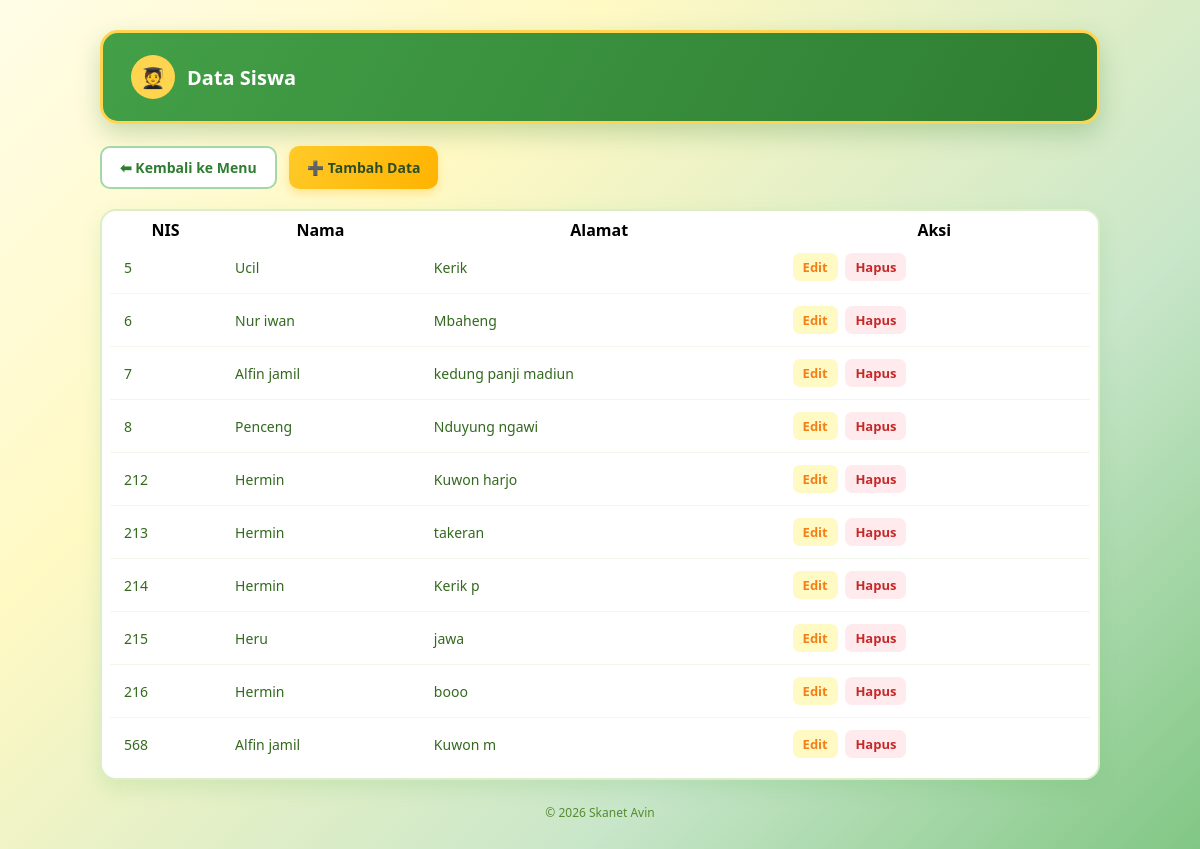
The app's page /siswa/index.php with its own data.
### tables this page shows
CREATE TABLE `siswa` (
  `nis` int(11) NOT NULL,
  `nama` varchar(50) NOT NULL,
  `alamat` varchar(50) NOT NULL
);

### siswa/index.php (the view, shortened to what this page needs)
<?php
include "../koneksi.php";
$query = mysqli_query($koneksi, "SELECT * FROM siswa");
?>
<!DOCTYPE html>
<html lang="id">
<head>
</head>
<body>
<div class="container">
    <div class="topbar">
        <div class="brand">
            <div class="badge">🧑‍🎓</div>
            <h1>Data Siswa</h1>
        </div>
    </div>
    <div class="actions-bar">
        <a href="../index.php" class="btn-link btn-back">⬅ Kembali ke Menu</a>
        <a href="tambah.php" class="btn-link btn-add">➕ Tambah Data</a>
    </div>
    <div class="card">
        <table>
            <tr><th>NIS</th><th>Nama</th><th>Alamat</th><th>Aksi</th></tr>
            <?php while ($data = mysqli_fetch_assoc($query)): ?>
            <tr>
                <td><?php echo htmlspecialchars($data['nis']); ?></td>
                <td><?php echo htmlspecialchars($data['nama']); ?></td>
                <td><?php echo htmlspecialchars($data['alamat']); ?></td>
                <td>
                    <a href="edit.php?nis=<?php echo urlencode($data['nis']); ?>" class="action-link action-edit">Edit</a>
                    <a href="hapus.php?nis=<?php echo urlencode($data['nis']); ?>" class="action-link action-hapus" onclick="return confirm('Yakin mau hapus data ini?')">Hapus</a>
                </td>
            </tr>
            <?php endwhile; ?>
        </table>
    </div>
    <footer>&copy; <?php echo date("Y"); ?> Skanet Avin</footer>
</div>
</body>
</html>

### siswa/index.php (style rules this page uses)
* { margin:0; padding:0; box-sizing:border-box; font-family:'Segoe UI', Tahoma, Geneva, Verdana, sans-serif; }
body { min-height:100vh; background: linear-gradient(135deg, #fffde7 0%, #fff9c4 30%, #c8e6c9 70%, #81c784 100%); background-attachment: fixed; padding: 30px 16px; }
.container { max-width: 1000px; margin: 0 auto; }
.topbar { background: linear-gradient(120deg, #43a047, #2e7d32); border-radius: 18px; padding: 22px 28px; display:flex; justify-content: space-between; align-items:center; flex-wrap: wrap; gap: 12px; box-shadow: 0 10px 25px rgba(46,125,50,0.25); margin-bottom: 22px; border: 3px solid #ffd54f; }
.topbar .brand { display:flex; align-items:center; gap:12px; }
.topbar .brand .badge { width:44px; height:44px; background:#ffd54f; border-radius:50%; display:flex; align-items:center; justify-content:center; font-size:20px; }
.topbar h1 { color:#fff; font-size:20px; font-weight:700; }
.actions-bar { display:flex; gap:12px; flex-wrap: wrap; margin-bottom: 20px; }
.btn-link { display:inline-flex; align-items:center; gap:6px; padding: 10px 18px; border-radius: 10px; text-decoration:none; font-weight:600; font-size: 14px; transition: transform 0.15s ease, box-shadow 0.15s ease; }
.btn-back { background:#ffffff; color:#2e7d32; border: 2px solid #a5d6a7; }
.btn-add { background: linear-gradient(120deg, #ffca28, #ffb300); color:#2e4d24; box-shadow: 0 4px 10px rgba(255,179,0,0.3); }
.card { background:#ffffff; border-radius: 16px; padding: 8px; box-shadow: 0 8px 20px rgba(76,175,80,0.15); border: 2px solid #dcedc8; overflow-x:auto; }
table { width:100%; border-collapse: collapse; }
tbody td { padding: 12px 14px; border-bottom: 1px solid #f1f8e9; font-size: 14px; color:#33691e; }
tbody tr:last-child td { border-bottom:none; }
.action-link { text-decoration:none; font-weight:600; font-size: 13px; padding: 5px 10px; border-radius: 7px; margin-right: 4px; display:inline-block; }
.action-edit { background:#fff9c4; color:#f57f17; }
.action-hapus { background:#ffebee; color:#c62828; }
footer { text-align:center; margin-top:24px; font-size:12px; color:#558b2f; }

### records on screen
siswa: nis "5", nama "Ucil", alamat "Kerik"
siswa: nis "6", nama "Nur iwan", alamat "Mbaheng"
siswa: nis "7", nama "Alfin jamil", alamat "kedung panji madiun"
siswa: nis "8", nama "Penceng", alamat "Nduyung ngawi"
siswa: nis "212", nama "Hermin", alamat "Kuwon harjo"
siswa: nis "213", nama "Hermin", alamat "takeran"
siswa: nis "214", nama "Hermin", alamat "Kerik p"
siswa: nis "215", nama "Heru", alamat "jawa"
siswa: nis "216", nama "Hermin", alamat "booo"
siswa: nis "568", nama "Alfin jamil", alamat "Kuwon m"
